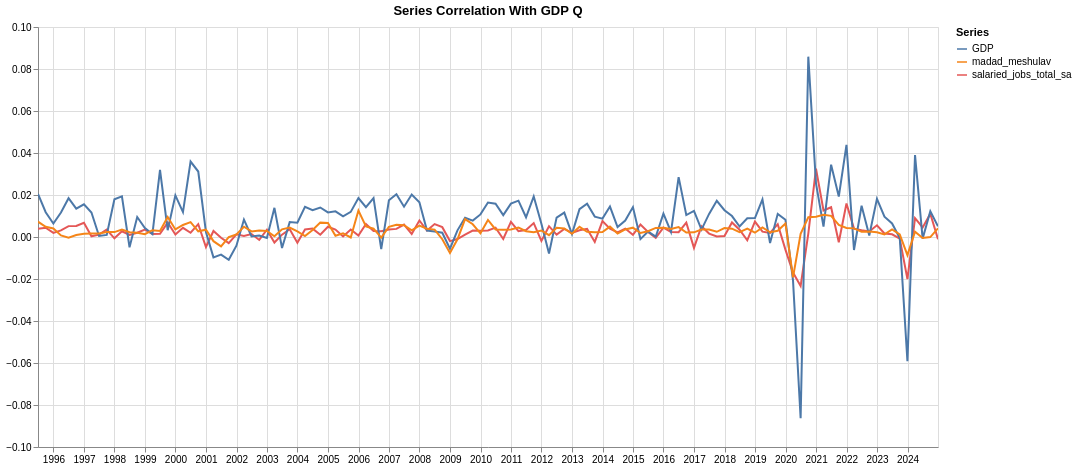

Notebook cell for this chart:
### Code cell
eda.plot_time_series_altair(quarterly_monthly_aligned.iloc[0:, [49, 52, 47]], "Series Correlation With GDP Q")

### Figure 1 — Vega specification as saved in the notebook (floating-point values rounded to 4 significant figures; data arrays with more than 128 entries replaced by an {"elided": "..."} marker saying what was removed)
{"$schema": "https://vega.github.io/schema/vega/v5.json", "data": [{"name": "param_7_store"}, {"name": "param_8_store"}, {"name": "source_0", "values": {"elided": "357 records"}, "transform": [{"type": "formula", "expr": "toDate(datum['Date'])", "as": "Date"}]}, {"name": "source_0_y_domain_Value", "values": [{"min": -0.0863, "max": 0.08587}]}, {"name": "source_0_color_domain_Variable", "values": [{"Variable": "salaried_jobs_total_sa"}, {"Variable": "GDP"}, {"Variable": "madad_meshulav"}]}], "signals": [{"name": "unit", "value": {}, "on": [{"events": "pointermove", "update": "isTuple(group()) ? group() : unit"}]}, {"name": "param_7_Variable_legend", "value": null, "on": [{"events": [{"source": "view", "markname": "Variable_legend_symbols", "type": "click"}, {"source": "view", "markname": "Variable_legend_labels", "type": "click"}, {"source": "view", "markname": "Variable_legend_entries", "type": "click"}], "update": "isDefined(datum.value) ? datum.value : item().items[0].items[0].datum.value", "force": true}, {"events": [{"source": "view", "type": "click"}], "update": "!event.item || !datum ? null : param_7_Variable_legend", "force": true}]}, {"name": "param_7", "update": "vlSelectionResolve(\"param_7_store\", \"union\", true, true)"}, {"name": "param_8", "update": "vlSelectionResolve(\"param_8_store\", \"union\")"}, {"name": "param_7_tuple", "update": "param_7_Variable_legend !== null ? {fields: param_7_tuple_fields, values: [param_7_Variable_legend]} : null"}, {"name": "param_7_tuple_fields", "value": [{"type": "E", "field": "Variable"}]}, {"name": "param_7_toggle", "value": false, "on": [{"events": {"merge": [{"source": "view", "type": "click"}]}, "update": "true"}]}, {"name": "param_7_modify", "on": [{"events": {"signal": "param_7_tuple"}, "update": "modify(\"param_7_store\", param_7_toggle ? null : param_7_tuple, param_7_toggle ? null : true, param_7_toggle ? param_7_tuple : null)"}]}, {"name": "param_8_Date", "on": [{"events": [{"source": "view", "type": "dblclick"}], "update": "null"}, {"events": {"signal": "param_8_translate_delta"}, "update": "panLinear(param_8_translate_anchor.extent_x, -param_8_translate_delta.x / width)"}, {"events": {"signal": "param_8_zoom_delta"}, "update": "zoomLinear(domain(\"x\"), param_8_zoom_anchor.x, param_8_zoom_delta)"}]}, {"name": "param_8_Value", "on": [{"events": [{"source": "view", "type": "dblclick"}], "update": "null"}, {"events": {"signal": "param_8_translate_delta"}, "update": "panLinear(param_8_translate_anchor.extent_y, param_8_translate_delta.y / height)"}, {"events": {"signal": "param_8_zoom_delta"}, "update": "zoomLinear(domain(\"y\"), param_8_zoom_anchor.y, param_8_zoom_delta)"}]}, {"name": "param_8_tuple", "on": [{"events": [{"signal": "param_8_Date || param_8_Value"}], "update": "param_8_Date && param_8_Value ? {unit: \"\", fields: param_8_tuple_fields, values: [param_8_Date,param_8_Value]} : null"}]}, {"name": "param_8_tuple_fields", "value": [{"field": "Date", "channel": "x", "type": "R"}, {"field": "Value", "channel": "y", "type": "R"}]}, {"name": "param_8_translate_anchor", "value": {}, "on": [{"events": [{"source": "scope", "type": "pointerdown"}], "update": "{x: x(unit), y: y(unit), extent_x: domain(\"x\"), extent_y: domain(\"y\")}"}]}, {"name": "param_8_translate_delta", "value": {}, "on": [{"events": [{"source": "window", "between": [{"source": "scope", "type": "pointerdown"}, {"source": "window", "type": "pointerup"}], "consume": true, "type": "pointermove"}], "update": "{x: param_8_translate_anchor.x - x(unit), y: param_8_translate_anchor.y - y(unit)}"}]}, {"name": "param_8_zoom_anchor", "on": [{"events": [{"source": "scope", "type": "wheel", "consume": true}], "update": "{x: invert(\"x\", x(unit)), y: invert(\"y\", y(unit))}"}]}, {"name": "param_8_zoom_delta", "on": [{"events": [{"source": "scope", "consume": true, "type": "wheel"}], "update": "pow(1.001, event.deltaY * pow(16, event.deltaMode))", "force": true}]}, {"name": "param_8_modify", "on": [{"events": {"signal": "param_8_tuple"}, "update": "modify(\"param_8_store\", param_8_tuple, true)"}]}], "marks": [{"type": "group", "name": "pathgroup", "from": {"facet": {"data": "source_0", "name": "faceted_path_main", "groupby": ["Variable"]}}, "encode": {"update": {"width": {"field": {"signal": null, "datum": null, "group": "width", "parent": null}}, "height": {"field": {"signal": null, "datum": null, "group": "height", "parent": null}}}}, "marks": [{"type": "line", "name": "marks", "from": {"data": "faceted_path_main"}, "sort": {"field": "x"}, "encode": {"update": {"tooltip": {"signal": "{\"Date\": timeFormat(datum[\"Date\"], '%b %d, %Y'), \"Variable\": isValid(datum[\"Variable\"]) ? datum[\"Variable\"] : \"\"+datum[\"Variable\"], \"Value\": format(datum[\"Value\"], \"\")}"}, "opacity": [{"value": 1, "test": "!length(data(\"param_7_store\")) || vlSelectionTest(\"param_7_store\", datum)"}, {"value": 0.12}], "x": {"field": "Date", "scale": "x"}, "defined": {"signal": "isValid(datum[\"Date\"]) && isFinite(+datum[\"Date\"]) && isValid(datum[\"Value\"]) && isFinite(+datum[\"Value\"])"}, "stroke": {"field": "Variable", "scale": "color"}, "y": {"field": "Value", "scale": "y"}}}, "style": ["line"], "interactive": true, "clip": true}]}], "scales": [{"name": "x", "type": "time", "domain": {"data": "source_0", "field": "Date"}, "range": [0, {"signal": "width"}], "domainRaw": {"signal": "param_8[\"Date\"]"}}, {"name": "y", "type": "linear", "domain": [{"signal": "(data(\"source_0_y_domain_Value\")[0] || {}).min"}, {"signal": "(data(\"source_0_y_domain_Value\")[0] || {}).max"}], "range": [{"signal": "height"}, 0], "domainRaw": {"signal": "param_8[\"Value\"]"}, "zero": true, "nice": true}, {"name": "color", "type": "ordinal", "domain": {"data": "source_0_color_domain_Variable", "field": "Variable", "sort": true}, "range": "category"}], "axes": [{"scale": "x", "orient": "bottom", "ticks": false, "grid": true, "labels": false, "gridScale": "y", "tickCount": {"signal": "ceil(width/40)"}, "maxExtent": 0, "domain": false, "minExtent": 0, "zindex": 0, "aria": false}, {"scale": "y", "minExtent": 0, "domain": false, "aria": false, "maxExtent": 0, "ticks": false, "orient": "left", "tickCount": {"signal": "ceil(height/40)"}, "labels": false, "gridScale": "x", "grid": true, "zindex": 0}, {"scale": "x", "orient": "bottom", "tickCount": {"signal": "ceil(width/40)"}, "labelFlush": true, "zindex": 0, "grid": false, "labelOverlap": true}, {"scale": "y", "grid": false, "tickCount": {"signal": "ceil(height/40)"}, "labelOverlap": true, "zindex": 0, "orient": "left"}], "title": {"text": "Series Correlation With GDP Q", "frame": "group"}, "padding": 5, "background": "white", "height": 420, "legends": [{"title": "Series", "stroke": "color", "symbolType": "stroke", "encode": {"labels": {"name": "Variable_legend_labels", "interactive": true, "update": {"opacity": [{"test": "(!length(data(\"param_7_store\")) || (param_7[\"Variable\"] && indexof(param_7[\"Variable\"], datum.value) >= 0))", "value": 1}, {"value": 0.35}]}}, "symbols": {"name": "Variable_legend_symbols", "interactive": true, "update": {"opacity": [{"test": "(!length(data(\"param_7_store\")) || (param_7[\"Variable\"] && indexof(param_7[\"Variable\"], datum.value) >= 0))", "value": 1}, {"value": 0.35}]}}, "entries": {"name": "Variable_legend_entries", "interactive": true, "update": {"fill": {"value": "transparent"}}}}}], "width": 900, "style": "cell"}
